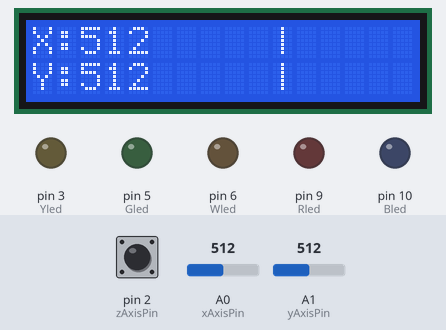
The sketch below on a simulated Arduino Uno, built with avr-gcc and run on an emulated ATmega328P. Shown: 16×2 character LCD, output pins drawn as LEDs (lit = HIGH). The inputs (shaded band) are chosen by the test bench; at power-on: pin 2 (zAxisPin) HIGH, A0 (xAxisPin) = 512, A1 (yAxisPin) = 512.

Above: at 4.2 s.
4.3 s: pin 2 (zAxisPin) pulled LOW for 0.15 s
At 4.52 s:
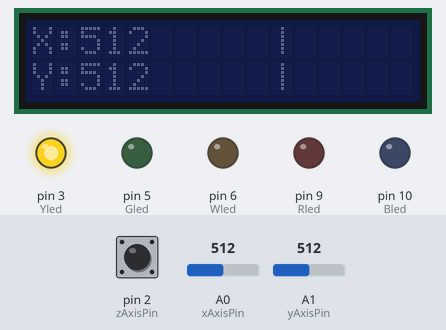
7.4 s: A0 (xAxisPin) set to 982
At 8.6 s:
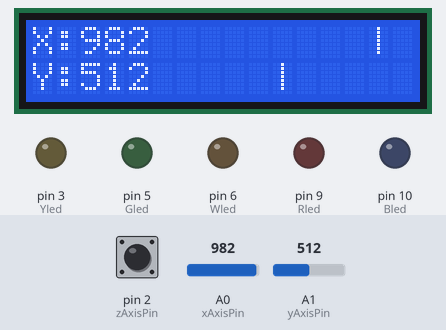
8.9 s: A0 (xAxisPin) set to 1012
At 9.9 s:
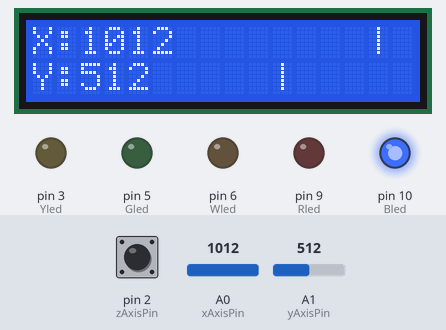
11.9 s: A0 (xAxisPin) set to 10
At 12.5 s:
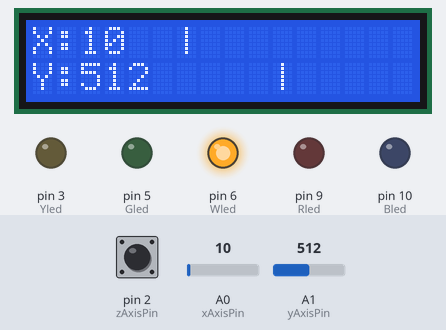
14.9 s: pin 2 (zAxisPin) pulled LOW for 1 s
At 15.1 s:
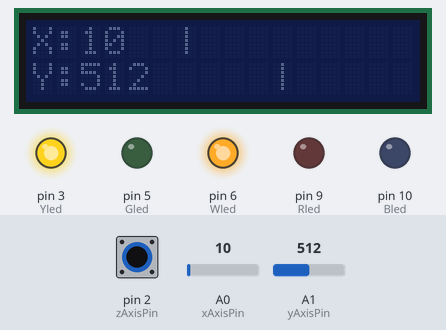
17.4 s: A1 (yAxisPin) set to 1010
At 18.7 s:
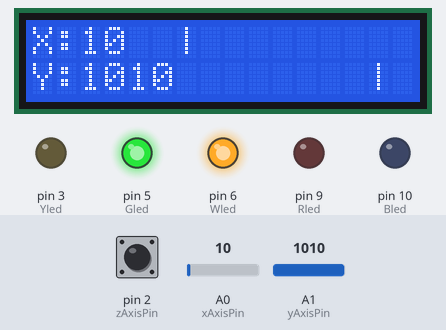
Timing chart, 0 to 20.4 s (numbered marks = the images above; inputs shaded):
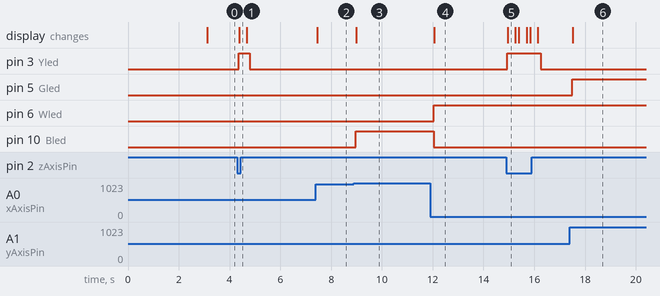

Measured:
- the behaviour switches between 1000 and 1001 on A0 (xAxisPin) (found by bisection; images 2 and 3)
- after the input at 4.3 s, pin 3 (Yled): LOW → HIGH after 0.06 s, → LOW 0.44 s later; the display: changes after 0.08 s (image 1)
- after the input at 7.4 s, the display: changes after 0.06 s (image 2)
- after the input at 8.9 s, pin 10 (Bled): LOW → HIGH after 0.06 s; the display: changes after 0.08 s (image 3)
- after the input at 11.9 s, pin 6 (Wled): LOW → HIGH after 0.14 s; pin 10 (Bled): HIGH → LOW after 0.14 s; the display: changes after 0.16 s (image 4)
- after the input at 14.9 s, pin 3 (Yled): LOW → HIGH at once, → LOW 1.3 s later; the display: changes after 0.06 s (image 5)
- after the input at 17.4 s, pin 5 (Gled): LOW → HIGH after 0.10 s; the display: changes after 0.12 s (image 6)

The sketch:

AR01_joystick.ino.ino
```cpp
/*
 예제 6.5
 조이스틱 입력
 */

// I2C 통신 라이브러리 설정
#include <Wire.h>
// I2C LCD 라리브러리 설정
#include <LiquidCrystal_I2C.h>

// LCD I2C address 설정 PCF8574:0x27, PCF8574A:0x3F
LiquidCrystal_I2C lcd(0x3F,16,2);  // LCD address:0x27, 16X2 LCD

// 0번 아날로그핀을 X 축 입력으로 설정
const int xAxisPin = 0;
// 1번 아날로그핀을 Y 축 입력으로 설정
const int yAxisPin = 1;
// 2번 디지털 입력 핀을 Z 축 입력으로 설정
const int zAxisPin = 2;
const int Yled = 3;
const int Gled = 5;
const int Wled = 6;
const int Rled = 9;
const int Bled = 10;
void setup() {

  // Z 축 입력은 디지털 입력으로 설정한다.
  pinMode(zAxisPin,INPUT_PULLUP);

  lcd.init(); // LCD 설정
  lcd.backlight();  // 백라이트를 켠다.

  // 메세지를 표시한다.
  lcd.print("ex 6.5");
  lcd.setCursor(0,1);
  lcd.print("Joystick");
  // 3초동안 메세지를 표시한다.
  delay(3000);

  // 모든 메세지를 삭체한 뒤
  // X축 Y축 문자를 출력한다.
  lcd.clear();
  lcd.setCursor(0,0);
  lcd.print("X:");
  lcd.setCursor(0,1);
  lcd.print("Y:");
  lcd.setCursor(15,1);
  pinMode(Yled, OUTPUT);
  pinMode(Gled, OUTPUT);
  pinMode(Wled, OUTPUT);
  pinMode(Rled, OUTPUT);
  pinMode(Bled, OUTPUT);
}

void loop(){

  // X, Y, Z 축 값을 읽는다.
  int xValue = analogRead(xAxisPin);
  int yValue = analogRead(yAxisPin);
  int zValue = digitalRead(zAxisPin);

  // 그래프를 그리기 위해서 X, Y 값을 조절한다.
  int xDisplay = map(xValue,0,1023,6,15);
  int yDisplay = map(yValue,0,1023,6,15);

  // 첫 째 줄에 전에 표시했던 내용을 지운다.
  lcd.setCursor(2,0);
  lcd.print("              "); // 14칸 공백
  // X 축의 ADC 값을 출력한다.
  lcd.setCursor(2,0);
  lcd.print(xValue);
  // 조이스틱의 X 값에 따라 그래프를 출력한다
  lcd.setCursor(xDisplay,0);
  lcd.print("|");
  if(xValue<20)
  digitalWrite(Wled,HIGH);
  else
  digitalWrite(Wled,LOW);
  if(xValue > 1000)
  digitalWrite(Bled,HIGH);
  else
  digitalWrite(Bled,LOW);
  if(yValue < 20)
  digitalWrite(Rled,HIGH);
  else
  digitalWrite(Rled,LOW);
  if(yValue > 1000)
  digitalWrite(Gled,HIGH);
  else
  digitalWrite(Gled,LOW);
  if(zValue == LOW)
  digitalWrite(Yled,HIGH);
  else
  digitalWrite(Yled,LOW);


  // 둘째 줄에 전에 표시했던 내용을 지운다.
  lcd.setCursor(2,1);
  lcd.print("              "); // 14칸 공백
  // Y 축의 ADC 값을 출력한다.
  lcd.setCursor(2,1);
  lcd.print(yValue);
  // 조이스틱의 Y 값에 따라 그래프를 출력한다
  lcd.setCursor(yDisplay,1);
  lcd.print("|");


  // Z 방향으로 눌렸을 때 백라이트를 점멸한다.
  if(zValue == LOW){
    lcd.noBacklight();
    delay(300);
    lcd.backlight();
  }
  delay(100);
}
```
